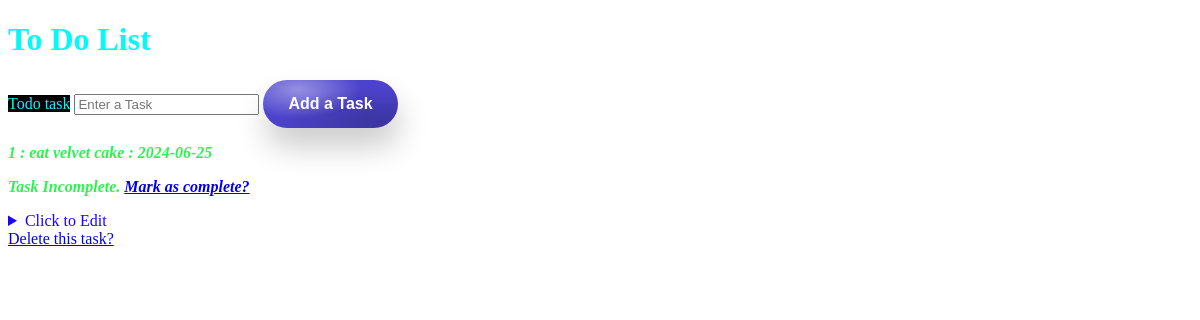
The app's page /, older data.
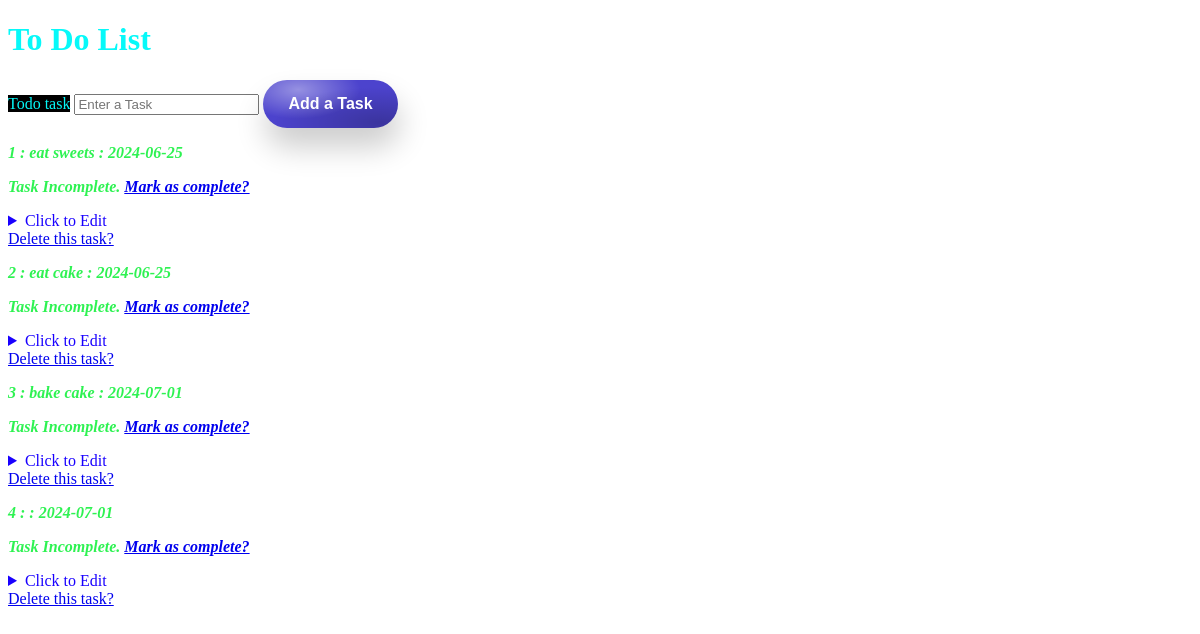
The same page, newer data.
### website/moduels.py (models this page shows)
class Todo(db.Model):
    id = db.Column(db.Integer, primary_key = True)
    task = db.Column(db.String(300), unique = True)
    complete= db.Column(db.Boolean, default= False)
    date= db.Column(db.DateTime, default= datetime.now)

### website/views.py (the view)
@my_view.route("/")
def home():
    todo_list= Todo.query.all()
    message=request.args.get('message', None)
    return render_template("index.html", todo_list=todo_list, message=message)

### website/templates/index.html (shortened to what this page needs)
<!DOCTYPE html>
<html lang="en">
<head>
    <link rel="stylesheet" href="{{ url_for('static', filename='style.css')}}">
</head>
<body>
    <div>
        <h1 id="todo_list">To Do List</h1>
        <form action="/add" method="post">
            <div>
                <label>Todo task</label>
                <input type="text" name="task" placeholder="Enter a Task">
                <button type="submit">Add a Task</button>
            </div>
        </form>
        {% for todo in todo_list %}
                <p>{{todo.id}} : {{todo.task}} : {{todo.date.strftime('%Y-%m-%d')}} </p>
        {% if todo.complete==False %}
        <p>Task Incomplete. <a href="/update/{{todo.id}}">Mark as complete?</a></p>
        {% else %}
        <p>Task Complete <input type="checkbox" id="toggle-checkbox" class="togglecheckbox">
            <label for="toggle-checkbox" class="toggle-label"></label>
        <a href="/update/{{todo.id}}">Mark as incomplete?</a></p>
        {% endif %}
        <details>
            <summary>Click to Edit</summary>
     </details>
        <a href="/delete/{{todo.id}}">Delete this task?</a>
        {% endfor %}
    </div>
</body>
</html>

### website/static/style.css (style rules this page uses)
body { background-image:url(/static/cakebg.jpg) ; background-repeat: no-repeat; background-attachment: fixed; background-size:cover; text-align: left; color:rgb(25, 0, 255); }
p { color: rgba(23, 241, 63, 0.903); font-style: oblique; font-weight: bolder; }
button { color: #fff; padding: 15px 25px; border-radius: 100px; background-color: #4C43CD; background-image: radial-gradient(93% 87% at 87% 89%, rgba(0, 0, 0, 0.23) 0%, transparent 86.18%), radial-gradient(66% 87% at 26% 20%, rgba(255, 255, 255, 0.41) 0%, rgba(255, 255, 255, 0) 69.79%, rgba(255, 255, 255, 0) 100%); box-shadow: 2px 19px 31px rgba(0, 0, 0, 0.2); font-weight: bold; font-size: 16px; border: 0; user-select: none; -webkit-user-select: none; touch-action: manipulation; cursor: pointer; }
label { background-color: black; color: rgb(6, 249, 249); }
h1 { color: rgb(6, 249, 249); }
#todo_list { animation-name:blink; width:280px; animation-duration:1s; animation-timing-function:linear; animation-iteration-count:Infinite; }

Row changes from the older to the newer data that the page shows:
changed Todo id 1: task "eat velvet cake" → "eat sweets"
added Todo: id "2", task "eat cake", date "2024-06-25"
added Todo: id "3", task "bake cake", date "2024-07-01"
added Todo: id "4", date "2024-07-01"
